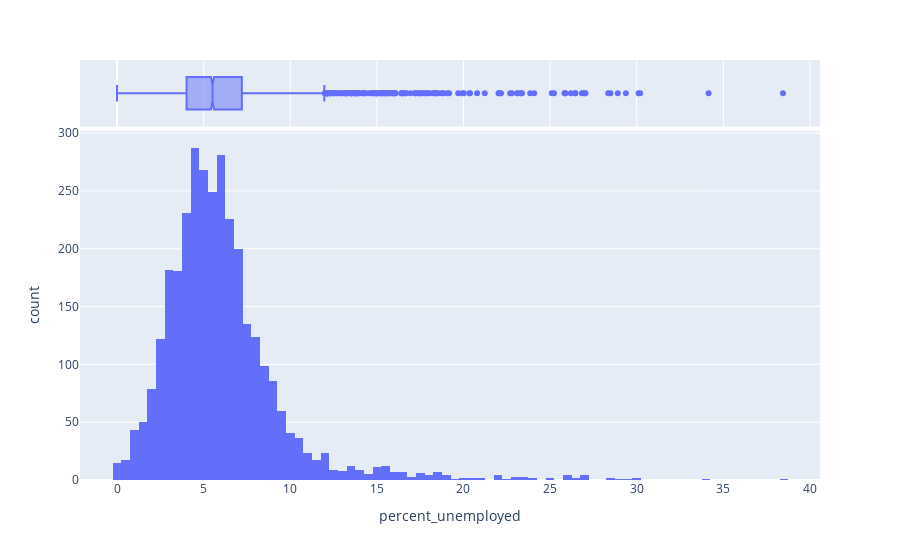

The notebook cell this image was saved under:
### Markdown cell above
# `Distribution of Unemployment`

### Code cell
fig = px.histogram (dff, x="percent_unemployed", nbins=100, marginal = 'box')
fig.show()

### Figure 1 — Plotly figure (JSON) as saved in the notebook; plotly's stock layout.template omitted (floating-point values rounded to 4 significant figures; data arrays with more than 128 entries replaced by an {"elided": "..."} marker saying what was removed)
{"data": [{"alignmentgroup": "True", "bingroup": "x", "hovertemplate": "percent_unemployed=%{x}<br>count=%{y}<extra></extra>", "legendgroup": "", "marker": {"color": "#636efa"}, "name": "", "nbinsx": 100, "offsetgroup": "", "orientation": "v", "showlegend": false, "type": "histogram", "x": {"elided": "3220 float values"}, "xaxis": "x", "yaxis": "y"}, {"alignmentgroup": "True", "hovertemplate": "percent_unemployed=%{x}<extra></extra>", "legendgroup": "", "marker": {"color": "#636efa"}, "name": "", "notched": true, "offsetgroup": "", "showlegend": false, "type": "box", "x": {"elided": "3220 float values"}, "xaxis": "x2", "yaxis": "y2"}], "layout": {"barmode": "relative", "legend": {"tracegroupgap": 0}, "margin": {"t": 60}, "xaxis": {"anchor": "y", "domain": [0, 1], "title": {"text": "percent_unemployed"}}, "xaxis2": {"anchor": "y2", "domain": [0, 1], "matches": "x", "showgrid": true, "showticklabels": false}, "yaxis": {"anchor": "x", "domain": [0, 0.8316], "title": {"text": "count"}}, "yaxis2": {"anchor": "x2", "domain": [0.8416, 1], "matches": "y2", "showgrid": false, "showline": false, "showticklabels": false, "ticks": ""}}}
